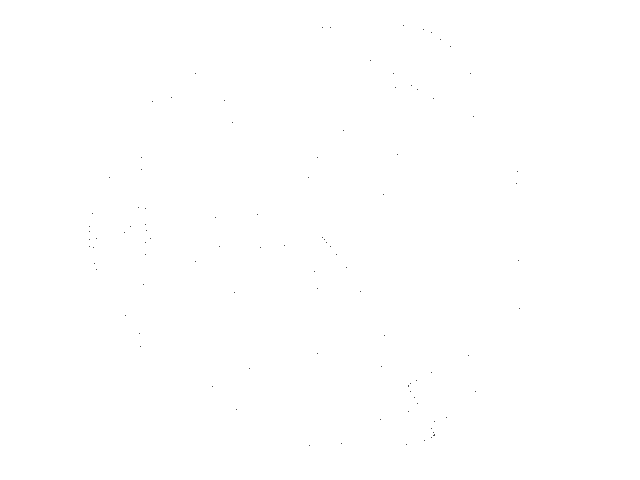
Frame 1 (no input)
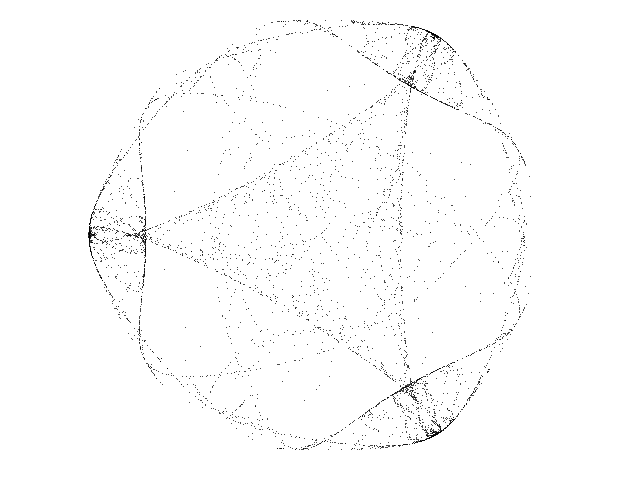
Frame 60 (the mouse pressed at the canvas centre just before this capture)
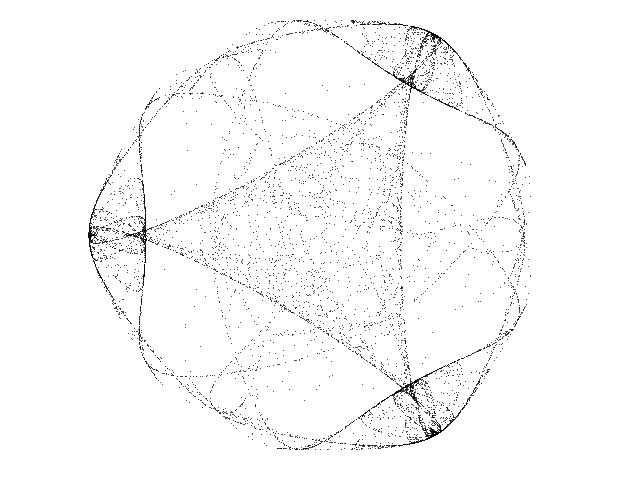
Frame 120 (the mouse held since frame 60 and released just before this capture)

The Processing sketch that drew these frames (run headless with seeded random() and noise(); from frame 60 on, the mouse is pressed at the canvas centre):

// Processing sketch: Icon_N
// ── Icon_N.pde
// Symmetric-Icon N chaotic map //

  float x = 0.01;
  float y = 0.01;
  float lambda = 1.56;
  float alpha = -1.0;
  float beta = 0.1;
  float gamma = -0.82;
  float omega = 0.0;
  int degree = 3;


void setup() {
  
  size(640, 480);
  background(255);
  
}

void draw() {
  
  for (int i=0; i<100; i++) {
    
    float zzbar = sq(x) + sq(y);
    float p = alpha * zzbar + lambda;
    float zreal = x;
    float zimag = y;

    for (int u=0; u<degree-2; u++) {

      float za = zreal * x - zimag * y;
      float zb = zimag * x + zreal * y;
      zreal = za;
      zimag = zb;
      
    }
    
    float zn = x * zreal - y * zimag;
    p = p + beta * zn;
    float xnew = p *x + gamma * zreal - omega * y;
    float ynew = p *y - gamma * zimag + omega * x;
    x = xnew;
    y = ynew;

    point(320 + (180 * x), 235 + (180 * y));

  }

}
